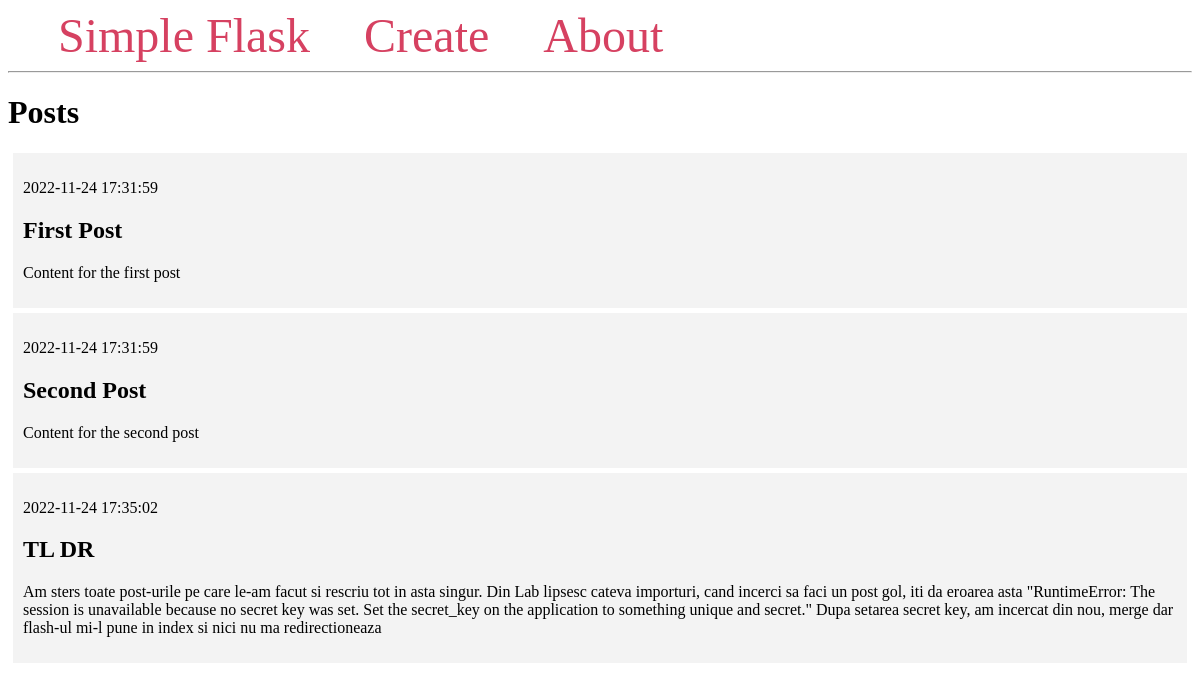
The page / on the database its author committed.
### tables this page shows
CREATE TABLE posts (
    id INTEGER PRIMARY KEY AUTOINCREMENT,
    created TIMESTAMP NOT NULL DEFAULT CURRENT_TIMESTAMP,
    title TEXT NOT NULL,
    content TEXT NOT NULL
);

### app.py (the view)
@app.route('/')
def index():
    conn = get_db_connection()
    posts = conn.execute('SELECT * FROM posts').fetchall()
    conn.close()
    return render_template('index.html', posts=posts)

### app.py (called while the page is built)
def get_db_connection():
    conn = sqlite3.connect('database.db')
    conn.row_factory = sqlite3.Row
    return conn

### templates/index.html (shortened to what this page needs)
<!DOCTYPE html>
<html lang="en">
<head>
</head>
<body>
{% extends 'base.html' %}
{% block content %}
    <h1>{% block title %} Posts {% endblock %}</h1>
    {% for post in posts %}
        <div class='post'>
            <p>{{ post['created'] }}</p>
            <h2>{{ post['title'] }}</h2>
            <p>{{ post['content'] }}</p>
        </div>
    {% endfor %}
{% endblock %}

### templates/base.html (shortened to what this page needs)
<!DOCTYPE html>
<html lang="en">
<head>
</head>
<body>
    <nav>
        <a href="{{ url_for('index') }}">Simple Flask</a>
        <a href="{{ url_for('create') }}">Create</a>
        <a href="#">About</a>
    </nav>
    <hr>
    <div class="content">
        {% block content %} {% endblock %}
    </div>
</body>
</html>

### templates/base.html (style rules this page uses)
.post { padding: 10px; margin: 5px; background-color: #f3f3f3 }
nav a { color: #d64161; font-size: 3em; margin-left: 50px; text-decoration: none; }

### rows shown on the page
posts: created "2022-11-24 17:31:59", title "First Post", content "Content for the first post"
posts: created "2022-11-24 17:31:59", title "Second Post", content "Content for the second post"
posts: created "2022-11-24 17:35:02", title "TL DR", content "Am sters toate post-urile pe care le-am facut si rescriu tot in asta singur. Din Lab lipsesc cateva importuri, cand incerci sa faci un post gol, iti da eroarea asta \"RuntimeError: The session is unavailable because no secret key was set. Set the secret_key on the application to something unique and secret.\" Dupa setarea secret key, am incercat din nou, merge dar flash-ul mi-l pune in index si nici nu ma redirectioneaza"
